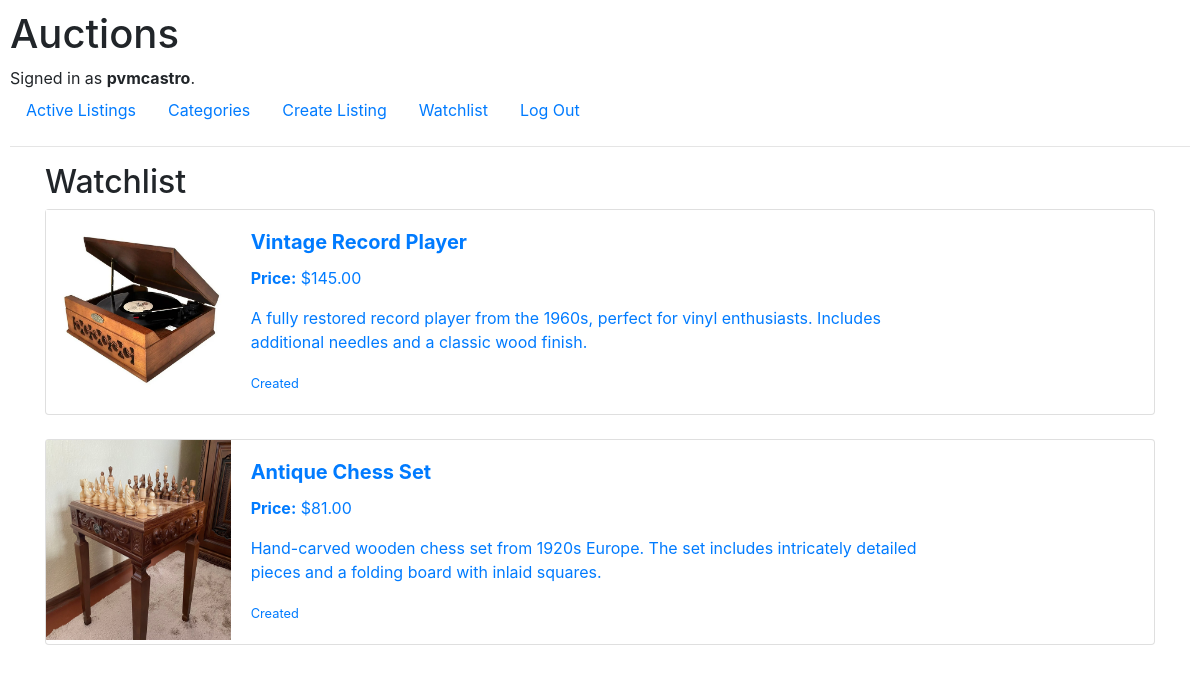
Page /watchlist (signed in) on the earlier database version.
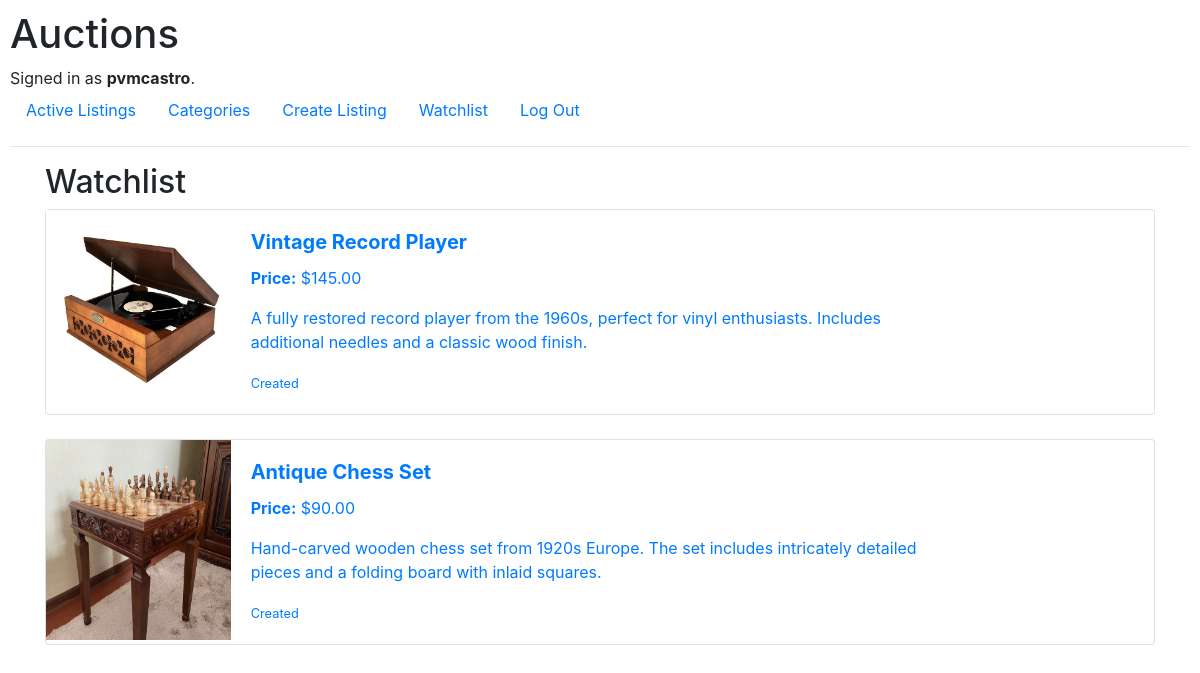
Same page on the later database version.
### auctions/models.py (models this page shows)
class AuctionListing(models.Model):
    name = models.CharField(max_length=100)
    description = models.TextField()
    current_bid = models.DecimalField(max_digits=10, decimal_places=2)
    photo = models.ImageField(upload_to='listings/', null=True, blank=True)
    datetime_submitted = models.DateTimeField(auto_now_add=True)
    category = models.ForeignKey(Category, on_delete=models.CASCADE)
    listed_by = models.ForeignKey(User, on_delete=models.CASCADE, related_name="listings")
    is_active = models.BooleanField(default=True)
    winning_user = models.ForeignKey(User, null=True, blank=True, on_delete=models.SET_NULL, related_name="winning_listings")
    def __str__(self):
        return self.name

### auctions/views.py (the view)
# urls.py: path("watchlist", views.watchlist, name="watchlist"),
@login_required
def watchlist(request):
    listings = AuctionListing.objects.filter(watchlist__user=request.user)
    return render(request, 'auctions/watchlist.html', {
        'watchlist': listings
    })

### auctions/templates/auctions/watchlist.html
{% extends "auctions/layout.html" %}
{% block body %}
    <h2>Watchlist</h2>
    {% if watchlist %}
        <div class="row">
            {% for listing in watchlist %}
                <a href="{% url 'listing_details' listing.id %}" class="text-decoration-none">
                    <div class="col-12 mb-4">
                        <div class="card h-100">
                            <div class="row no-gutters">
                                <div class="col-lg-2 col-md-4">
                                    <img src="{{ listing.photo.url }}" alt="{{ listing }}" width="100%" height="200px">
                                </div>
                                <div class="col-md-8">
                                    <div class="card-body">
                                        <h5 class="card-title"><strong>{{ listing }}</strong></h5>
                                        <p><strong>Price:</strong> ${{ listing.current_bid }}</p>
                                        <p>{{ listing.description }}</p>
                                        <small>Created {{ listing.datetime_submited }}</small>
                                    </div>
                                </div>
                            </div>
                        </div>
                    </div>
                </a>
            {% endfor %}
        </div>
    {% else %}
        <p>You don't have any listing in your watchlist.</p>
    {% endif %}
{% endblock body %}

Differences in the rows shown:
changed AuctionListing "Antique Chess Set": current_bid "81.00" → "90.00"
